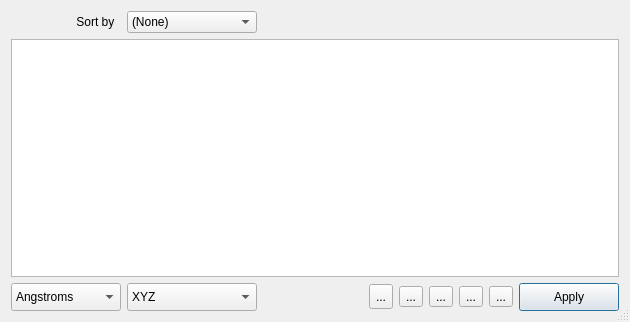
<?xml version="1.0" encoding="UTF-8"?>
<ui version="4.0">
 <class>CartesianEditorDialog</class>
 <widget class="QDialog" name="CartesianEditorDialog">
  <property name="geometry">
   <rect>
    <x>0</x>
    <y>0</y>
    <width>630</width>
    <height>322</height>
   </rect>
  </property>
  <property name="windowTitle">
   <string>Cartesian Editor</string>
  </property>
  <property name="sizeGripEnabled">
   <bool>true</bool>
  </property>
  <property name="modal">
   <bool>false</bool>
  </property>
  <layout class="QGridLayout" name="gridLayout">
   <item row="3" column="2">
    <spacer name="horizontalSpacer">
     <property name="orientation">
      <enum>Qt::Horizontal</enum>
     </property>
     <property name="sizeHint" stdset="0">
      <size>
       <width>0</width>
       <height>0</height>
      </size>
     </property>
    </spacer>
   </item>
   <item row="3" column="0">
    <widget class="QComboBox" name="unitsBox">
     <property name="sizePolicy">
      <sizepolicy hsizetype="Minimum" vsizetype="Fixed">
       <horstretch>0</horstretch>
       <verstretch>0</verstretch>
      </sizepolicy>
     </property>
     <property name="minimumSize">
      <size>
       <width>110</width>
       <height>28</height>
      </size>
     </property>
     <item>
      <property name="text">
       <string>Angstroms</string>
      </property>
     </item>
     <item>
      <property name="text">
       <string>Bohrs</string>
      </property>
     </item>
     <item>
      <property name="text">
       <string>Fractional</string>
      </property>
     </item>
    </widget>
   </item>
   <item row="3" column="1">
    <widget class="QComboBox" name="formatBox">
     <property name="sizePolicy">
      <sizepolicy hsizetype="Minimum" vsizetype="Fixed">
       <horstretch>0</horstretch>
       <verstretch>0</verstretch>
      </sizepolicy>
     </property>
     <property name="minimumSize">
      <size>
       <width>130</width>
       <height>28</height>
      </size>
     </property>
     <property name="currentIndex">
      <number>0</number>
     </property>
     <item>
      <property name="text">
       <string>XYZ</string>
      </property>
     </item>
     <item>
      <property name="text">
       <string>XYZ with numbers</string>
      </property>
     </item>
     <item>
      <property name="text">
       <string>XYZ, coords only</string>
      </property>
     </item>
     <item>
      <property name="text">
       <string>GAMESS Input</string>
      </property>
     </item>
     <item>
      <property name="text">
       <string>GAMESS Input #2</string>
      </property>
     </item>
     <item>
      <property name="text">
       <string>Turbomole Input</string>
      </property>
     </item>
     <item>
      <property name="text">
       <string>Priroda Input</string>
      </property>
     </item>
    </widget>
   </item>
   <item row="3" column="8">
    <widget class="QPushButton" name="applyButton">
     <property name="sizePolicy">
      <sizepolicy hsizetype="Minimum" vsizetype="Fixed">
       <horstretch>0</horstretch>
       <verstretch>0</verstretch>
      </sizepolicy>
     </property>
     <property name="minimumSize">
      <size>
       <width>100</width>
       <height>28</height>
      </size>
     </property>
     <property name="toolTip">
      <string>Apply Changes</string>
     </property>
     <property name="text">
      <string>Apply</string>
     </property>
    </widget>
   </item>
   <item row="3" column="5">
    <widget class="QToolButton" name="cutButton">
     <property name="toolTip">
      <string>Cut All</string>
     </property>
     <property name="text">
      <string>...</string>
     </property>
     <property name="icon">
      <iconset resource="edit.qrc">
       <normaloff>:/edit/icons/edit-cut.png</normaloff>:/edit/icons/edit-cut.png</iconset>
     </property>
     <property name="iconSize">
      <size>
       <width>20</width>
       <height>20</height>
      </size>
     </property>
    </widget>
   </item>
   <item row="3" column="6">
    <widget class="QToolButton" name="clearButton">
     <property name="toolTip">
      <string>Clear All</string>
     </property>
     <property name="text">
      <string>...</string>
     </property>
     <property name="icon">
      <iconset resource="edit.qrc">
       <normaloff>:/edit/icons/edit-clear.png</normaloff>:/edit/icons/edit-clear.png</iconset>
     </property>
     <property name="iconSize">
      <size>
       <width>20</width>
       <height>20</height>
      </size>
     </property>
    </widget>
   </item>
   <item row="3" column="4">
    <widget class="QToolButton" name="copyButton">
     <property name="toolTip">
      <string>Copy All</string>
     </property>
     <property name="text">
      <string>...</string>
     </property>
     <property name="icon">
      <iconset resource="edit.qrc">
       <normaloff>:/edit/icons/edit-copy.png</normaloff>:/edit/icons/edit-copy.png</iconset>
     </property>
     <property name="iconSize">
      <size>
       <width>20</width>
       <height>20</height>
      </size>
     </property>
    </widget>
   </item>
   <item row="3" column="3">
    <widget class="QToolButton" name="pasteButton">
     <property name="minimumSize">
      <size>
       <width>0</width>
       <height>25</height>
      </size>
     </property>
     <property name="toolTip">
      <string>Paste to the End</string>
     </property>
     <property name="text">
      <string>...</string>
     </property>
     <property name="icon">
      <iconset resource="edit.qrc">
       <normaloff>:/edit/icons/edit-paste.png</normaloff>:/edit/icons/edit-paste.png</iconset>
     </property>
     <property name="iconSize">
      <size>
       <width>20</width>
       <height>20</height>
      </size>
     </property>
    </widget>
   </item>
   <item row="3" column="7">
    <widget class="QToolButton" name="revertButton">
     <property name="toolTip">
      <string>Revert Changes</string>
     </property>
     <property name="text">
      <string>...</string>
     </property>
     <property name="icon">
      <iconset resource="edit.qrc">
       <normaloff>:/edit/icons/document-revert.png</normaloff>:/edit/icons/document-revert.png</iconset>
     </property>
     <property name="iconSize">
      <size>
       <width>20</width>
       <height>20</height>
      </size>
     </property>
    </widget>
   </item>
   <item row="1" column="0" colspan="9">
    <widget class="QTextEdit" name="cartesianEdit">
     <property name="font">
      <font>
       <family>Monospace</family>
      </font>
     </property>
     <property name="cursor" stdset="0">
      <cursorShape>IBeamCursor</cursorShape>
     </property>
     <property name="toolTip">
      <string>&lt;!DOCTYPE HTML PUBLIC &quot;-//W3C//DTD HTML 4.0//EN&quot; &quot;http://www.w3.org/TR/REC-html40/strict.dtd&quot;&gt;
&lt;html&gt;&lt;head&gt;&lt;meta name=&quot;qrichtext&quot; content=&quot;1&quot; /&gt;&lt;style type=&quot;text/css&quot;&gt;
p, li { white-space: pre-wrap; }
&lt;/style&gt;&lt;/head&gt;&lt;body style=&quot; font-family:'Monospace'; font-size:9pt; font-weight:400; font-style:normal;&quot;&gt;
&lt;p style=&quot; margin-top:0px; margin-bottom:0px; margin-left:0px; margin-right:0px; -qt-block-indent:0; text-indent:0px;&quot;&gt;Paste or edit atomic coordinates here. You may paste almost any fragment of text, containing coordinates&lt;/p&gt;&lt;/body&gt;&lt;/html&gt;</string>
     </property>
     <property name="lineWrapMode">
      <enum>QTextEdit::NoWrap</enum>
     </property>
    </widget>
   </item>
   <item row="0" column="1">
    <widget class="QComboBox" name="sortBox">
     <item>
      <property name="text">
       <string>(None)</string>
      </property>
     </item>
     <item>
      <property name="text">
       <string>Element</string>
      </property>
     </item>
     <item>
      <property name="text">
       <string>X</string>
      </property>
     </item>
     <item>
      <property name="text">
       <string>Y</string>
      </property>
     </item>
     <item>
      <property name="text">
       <string>Z</string>
      </property>
     </item>
    </widget>
   </item>
   <item row="0" column="0">
    <widget class="QLabel" name="sortLabel">
     <property name="text">
      <string>Sort by  </string>
     </property>
     <property name="alignment">
      <set>Qt::AlignRight|Qt::AlignTrailing|Qt::AlignVCenter</set>
     </property>
    </widget>
   </item>
  </layout>
 </widget>
 <resources>
  <include location="edit.qrc"/>
 </resources>
 <connections/>
</ui>
